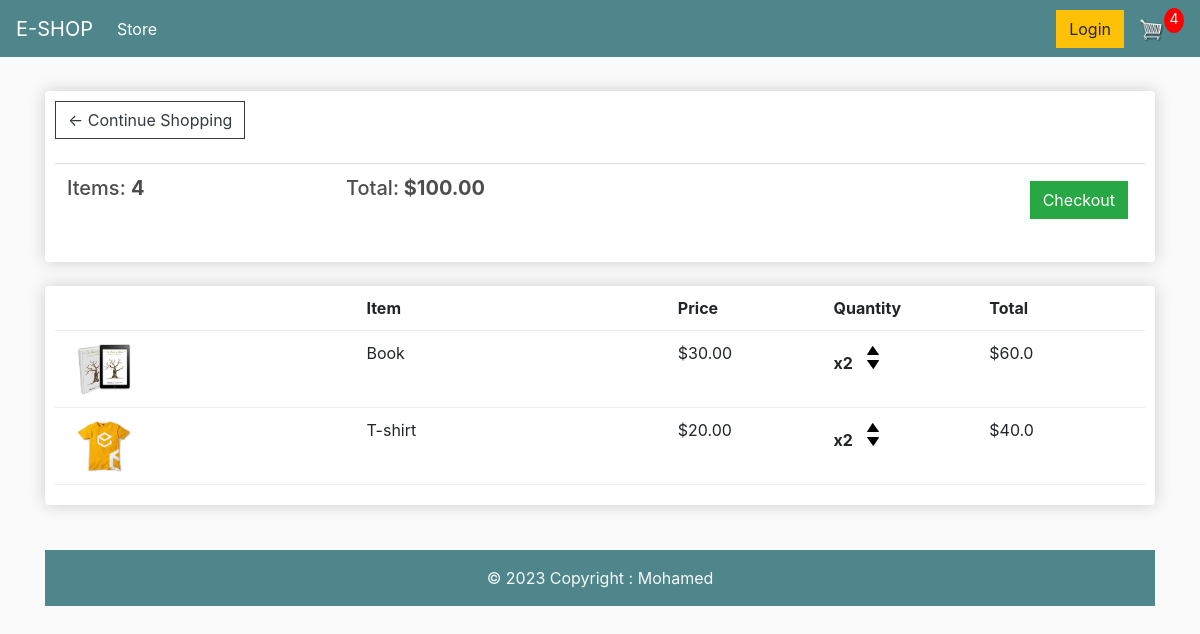
The page /cart/ (signed in) on the database as committed earlier.
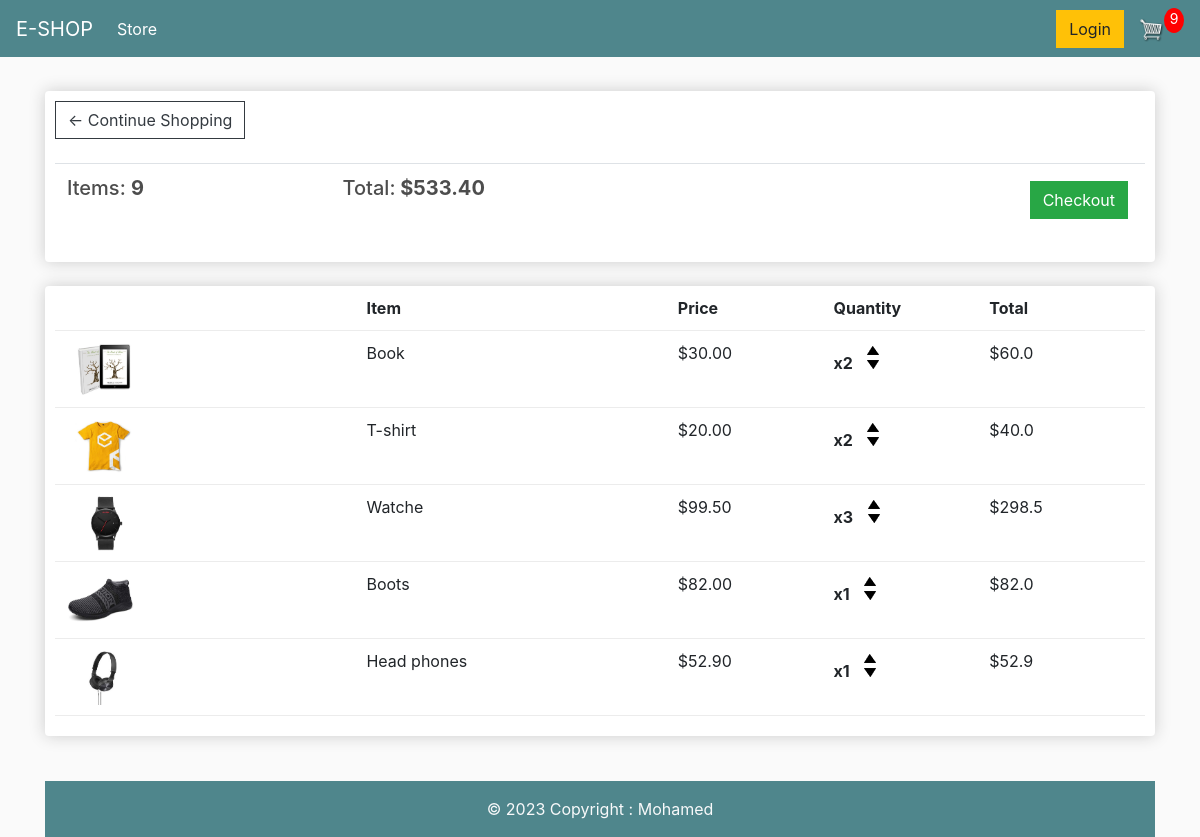
The same page on the database as committed later.
### store/models.py (models this page shows, shortened)
class Order(models.Model):
    customer = models.ForeignKey(
        Customer, on_delete=models.SET_NULL, null=True, blank=True)
    date_ordered = models.DateTimeField(auto_now_add=True)
    complete = models.BooleanField(default=False)
    transaction_id = models.CharField(max_length=100, null=True)
    @property
    def get_cart_total(self):
        orderitems = self.orderitem_set.all()
        total = sum([item.get_total for item in orderitems])
        return total
    @property
    def get_cart_items(self):
        orderitems = self.orderitem_set.all()
        total = sum([item.quantity for item in orderitems])
        return total

class OrderItem(models.Model):
    product = models.ForeignKey(Product, on_delete=models.SET_NULL, null=True)
    order = models.ForeignKey(Order, on_delete=models.SET_NULL, null=True)
    quantity = models.IntegerField(default=0, null=True, blank=True)
    date_added = models.DateTimeField(auto_now_add=True)
    @property
    def get_total(self):
        total = self.product.price * self.quantity
        return total

class Product(models.Model):
    name = models.CharField(max_length=200)
    price = models.FloatField()
    digital = models.BooleanField(default=False, null=True, blank=True)
    image = models.ImageField(null=True, blank=True)
    @property
    def imageURL(self):
        try:
            url = self.image.url
        except:
            url = ''
        return url

### store/views.py (the view)
# urls.py: path('cart/', views.cart, name='cart'),
def cart(request):
    if request.user.is_authenticated:
        customer = request.user.customer
        order, created = Order.objects.get_or_create(
            customer=customer, complete=False)
        items = order.orderitem_set.all()
        cartItems = order.get_cart_items
    else:
        items = []
        order = {'get_cart_total': 0, 'get_cart_items': 0}
        cartItems = order['get_cart_items']
    context = {
        'items': items,
        'order': order,
        'cartItems': cartItems,
    }
    return render(request, 'store/cart.html', context)

### store/templates/store/cart.html
{% extends 'store/main.html' %}
{% load static %}
{% block content %}
<div class="row">
	<div class="col-lg-12">
        <div class="box-element">
            <a class="btn btn-outline-dark" href="{% url 'store' %}">&#x2190; Continue Shopping</a>
            <br>
            <br>
            <table class="table">
                <tr>
                    <th>
                        <h5>Items: <strong>{{order.get_cart_items }}</strong></h5>
                    </th>
                    <th>
                        <h5>Total:<strong> ${{order.get_cart_total|floatformat:2 }}</strong></h5>
                    </th>
                    <th>
                        <a style="float:right; margin:5px;" class="btn btn-success" href="{% url 'checkout' %}">Checkout</a>
                    </th>
                </tr>
            </table>
        </div>
		<br>
        <div class="box-element">
            <div class="cart-row">
                <div style="flex:2"></div>
                <div style="flex:2"><strong>Item</strong></div>
                <div style="flex:1"><strong>Price</strong></div>
                <div style="flex:1"><strong>Quantity</strong></div>
                <div style="flex:1"><strong>Total</strong></div>
            </div>
            {% for item in items %}
            <div class="cart-row">
                <div style="flex:2"><img class="row-image" src="{{item.product.imageURL}}"></div>
                <div style="flex:2">
                    <p>{{item.product.name}}</p>
                </div>
                <div style="flex:1">
                    <p>${{item.product.price|floatformat:2}}</p>
                </div>
                <div style="flex:1">
                    <p class="quantity">x{{item.quantity}}</p>
                    <div class="quantity">
                        <img class="chg-quantity" src="{% static  'images/arrow-up.png' %}">
                        <img class="chg-quantity" src="{% static  'images/arrow-down.png' %}">
                    </div>
                </div>
                <div style="flex:1">
                    <p>${{item.get_total}}</p>
                </div>
            </div>
            {% endfor %}
	</div>
</div>
{% endblock content %}

### store/templates/store/main.html (shortened to what this page needs)
<!DOCTYPE html>
{% load static %}
<html lang="en">
<head>
    <link rel="stylesheet" href="https://stackpath.bootstrapcdn.com/bootstrap/4.4.1/css/bootstrap.min.css"
>
    <link rel="stylesheet" type="text/css" href="{% static 'css/main.css' %}">
</head>
<body>
<nav class="navbar navbar-expand-lg navbar-dark bg-dark">
    <a class="navbar-brand" href="{% url 'store' %}">E-SHOP</a>
    <div class="collapse navbar-collapse" id="navbarSupportedContent">
        <ul class="navbar-nav mr-auto">
            <li class="nav-item active">
                <a class="nav-link" href="{% url 'store' %}">Store <span class="sr-only">(current)</span></a>
            </li>
        </ul>
        <div class="form-inline my-2 my-lg-0">
            <a href="#" class="btn btn-warning">Login</a>
            <a href="{% url 'cart' %}">
                <img id="cart-icon" src="{% static 'images/cart.png' %}">
            </a>
            <p id="cart-total">{{cartItems}}</p>
        </div>
    </div>
</nav>
<div class="container">
    <br>
    {% block content %}
    {% endblock content %}
</div>
{% include 'store/footer.html' %}
</body>
</html>

### store/templates/store/footer.html
<footer style="margin-top: 45px;" class="bg-dark text-center text-lg-start">
    <div class="text-center text-light p-3" style="color: rgba(255, 255, 255, 0.2);">
        © 2023 Copyright :
        <a class="text-light" href="">Mohamed</a>
    </div>
</footer>

### static/css/main.css (style rules this page uses)
body { background-color: hsl(0, 0%, 98%); }
h1,h2,h3,h4,h5,h6 { color:hsl(0, 0%, 30%); }
.box-element { box-shadow:hsl(0, 0%, 80%) 0 0 16px; background-color: #fff; border-radius: 4px; padding: 10px; }
.bg-dark { background-color: #4f868c!important; }
#cart-icon { width:25px; display: inline-block; margin-left: 15px; }
#cart-total { display: block; text-align: center; color:#fff; background-color: red; width: 20px; height: 25px; border-radius: 50%; font-size: 14px; }
.col-lg-4, .col-lg-6, .col-lg-8, .col-lg-12 { margin-top: 10px; }
.btn { border-radius: 0; }
.row-image { width: 100px; }
.cart-row { display: flex; align-items: flex-stretch; padding-bottom: 10px; margin-bottom: 10px; border-bottom: 1px solid #ececec; }
.quantity { display: inline-block; font-weight: 700; padding-right:10px; }
.chg-quantity { width: 12px; cursor: pointer; display: block; margin-top: 5px; transition:.1s; }

Rows that differ between the two databases and show on the page:
computed for Order: get_cart_items "4" → "9"; get_cart_total "100.00" → "533.40"
added OrderItem: product.imageURL (picture), product.name "Watche", product.price "99.50", quantity "3", get_total "298.5"
added OrderItem: product.imageURL (picture), product.name "Boots", product.price "82.00", quantity "1", get_total "82.0"
added OrderItem: product.imageURL (picture), product.name "Head phones", product.price "52.90", quantity "1", get_total "52.9"
Other text that changed with them:
{{ cartItems }}: "4" → "9"
